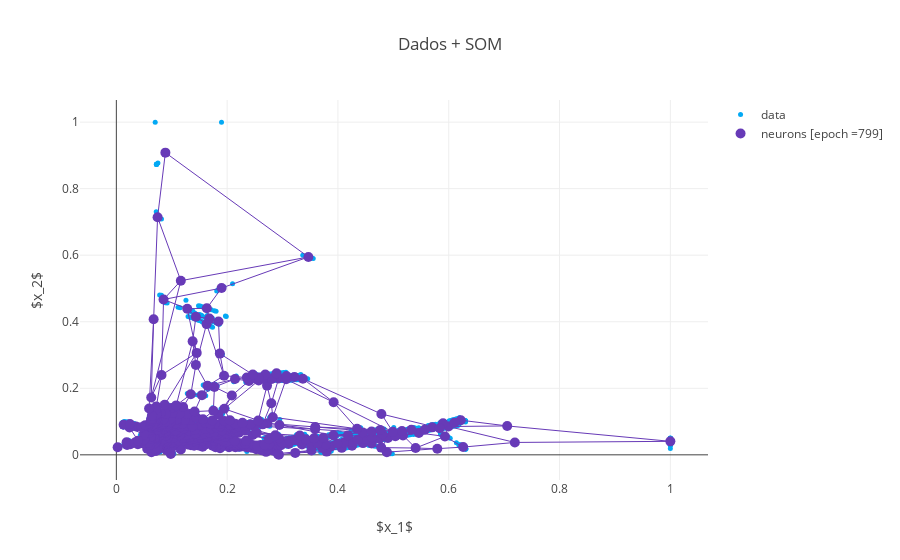

The code cell stored with this chart in its notebook:
### Code cell
som_new.plotSOM(X)
is_over()
